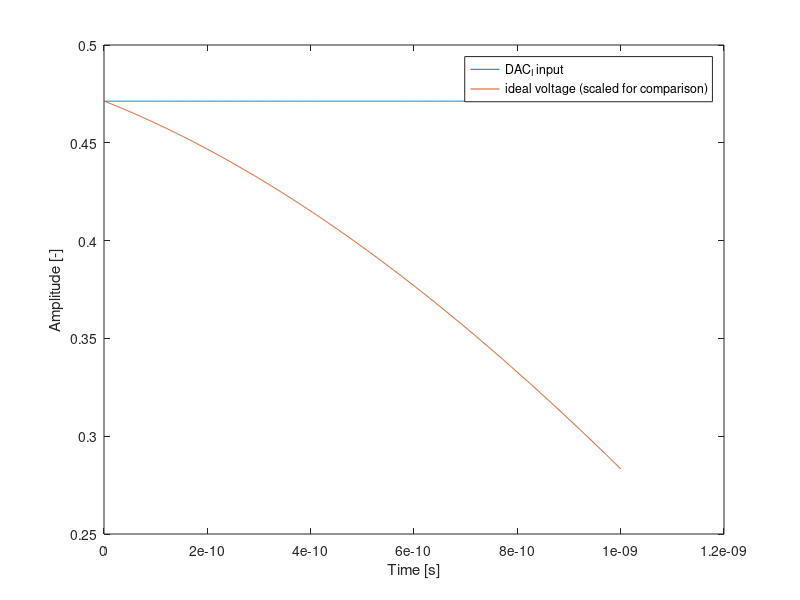
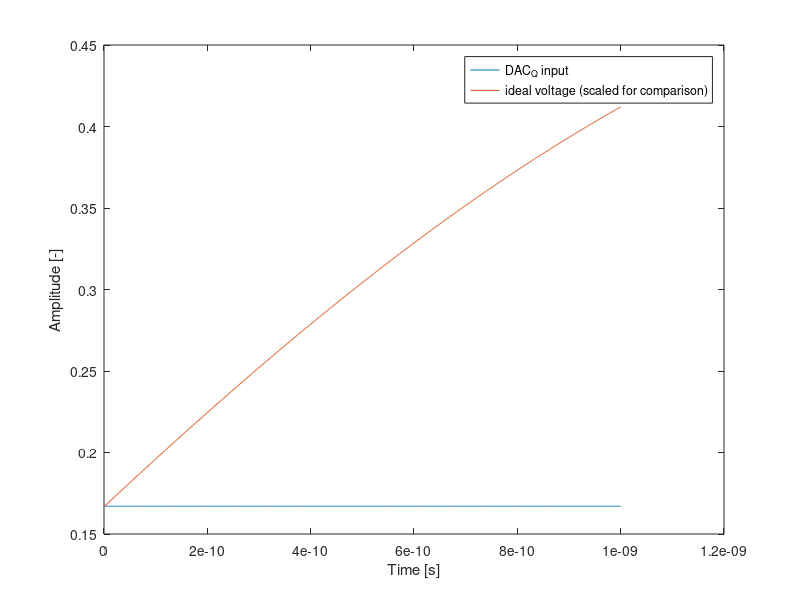

Write the MATLAB code that produced these figures, in order. (Note: this script raises an error after producing the figures.)
% Cleanup
clear all;
close all;
clc;

clear;
close all;

% Set the Larmor frequencies of the qubits (3 qubits)
f0 = [5.1e9, 4.9e9, 0];

% Set the Rabi frequencies
fR = [1e6, 1e6, 0];

%define microwave frequency
fosc=5e9; %[Hz]

%number of bits of the DAC
N=20;

%sample frequency of the DAC
fsample=1e9;

% define input signal
% input amplitude 
A=[10e-3 0 0]; %[V]
% input frequency 
fin=[0.1 -0.1 0]*1e9; %[Hz]
% inout phases
ph_in=[0.34 0 0]; %[rad]

% total simulation time. It is computed as the time needed for a pi
% rotation for Q1
T=1/fR(1)/2; %[s]
% simulation time step
dt=1e-12; %[s]
% define time vector
t=dt:dt:T; %[s]


% input signal
in=A(1)*cos(2*pi*fin(1)*t+ph_in(1))+...
    A(2)*cos(2*pi*fin(2)*t+ph_in(2))+...
    A(3)*cos(2*pi*fin(2)*t+ph_in(3)); %[V]

s_hilbert = hilbert(in);
I = real(s_hilbert);
Q = imag(s_hilbert);

%sampling the input signal I
I_sampled=I(1:1/(fsample*dt):end);

%sampling the input signal Q
Q_sampled=Q(1:1/(fsample*dt):end);

%sampling the input signal
% in_sampled=in(1:1/(fsample*dt):end);

%quantize the signal on N-bit
%first, scale the signal to fit in [0:2^N-1] range, then round it
D_I=round((I_sampled-min(I))/(max(I)-min(I))*(2^N-1));
D_Q=round((Q_sampled-min(Q))/(max(Q)-min(Q))*(2^N-1));

%DAC output range
DAC_or=1; %[V]
%DAC step
LSB=DAC_or/(2^N-1);
%define DAC array
DAC_I=LSB*[0 ones(1,2^N-1)];
output_levels_I=cumsum(DAC_I);

DAC_Q=LSB*[0 ones(1,2^N-1)];
output_levels_Q=cumsum(DAC_Q);

VDAC_I=output_levels_I(D_I+1);
VDAC_Q=output_levels_Q(D_Q+1);

%add S/H
tmp=ones(1/(fsample*dt),1)*VDAC_I;
VoutDAC_I=tmp(:)'-DAC_or/2;
clear tmp

tmp=ones(1/(fsample*dt),1)*VDAC_Q;
VoutDAC_Q=tmp(:)'-DAC_or/2;
clear tmp

figure
plot(t(1:1000),VoutDAC_I(1:1000),t(1:1000),(I(1:1000)-min(I))/(max(I)-min(I))*DAC_or-DAC_or/2);
xlabel('Time [s]')
ylabel('Amplitude [-]')
legend('DAC_I input','ideal voltage (scaled for comparison)')

figure
plot(t(1:1000),VoutDAC_Q(1:1000),t(1:1000),(Q(1:1000)-min(Q))/(max(Q)-min(Q))*DAC_or-DAC_or/2);
xlabel('Time [s]')
ylabel('Amplitude [-]')
legend('DAC_Q input','ideal voltage (scaled for comparison)')


I_mix = 2 * VoutDAC_I .* cos(2 * pi * fosc * t);
Q_mix = 2 * VoutDAC_Q .* sin(2 * pi * fosc * t);
VoutDAC = I_mix + Q_mix;



G1=74/sinc(fin(1)/fsample); %[-]

Vout1=G1*VoutDAC;

Vmix=Vout1.*cos(2*pi*t*fosc);

G2=1; %[-]

Vout2=G2*Vmix;


%compute fft
V2=abs(fft(Vout2));
V2dB=20*log10(V2); %[dB]
V1=abs(fft(Vout1)+1e-10);
V1dB=20*log10(V1); %[dB]
% FFT resolution
fres=1/T; %[Hz]
% maximum FFT frequency
fmax=1/dt; %[Hz]
% frequency vector
f=0:fres:(fmax-fres); %[Hz]

%% plot FFT
% figure
% subplot(2,1,1)
% plot(f,V1dB)
% xlabel('Frequency [Hz]')
% ylabel('Amplitude [dB]')
% legend('V_{out1}')
% grid
% 
% subplot(2,1,2)
% plot(f,V2dB)
% hold off
% xlabel('Frequency [Hz]')
% ylabel('Amplitude [dB]')
% legend('V_{out2}')
% grid

%%
% Simulate and plot
[U, probabilities] = spine(fR, f0, dt, Vout2, 10);


% Compute fidelity of the operation on qubit 1
% Ideal transformation representing a pi-rotation around X
 Uideal = [0 1;
           1 0];
% Compute fidelity by comparing the actual transformation to the ideal one
F1= fidelity(U(:, :, 1), Uideal);

% For the other 2 qubits, we would like to compare the actual transormation
% to the identity operation (I). However, any leakage form the driving
% signal is going to induce Z-rotations on the qubits. Such rotations can
% be easily cancelled by software, i.e. by not applying any extra
% electrical pulse. This correction is currently not implemented in this
% code to make it easier for the students. However, for the simple case in
% which the qubits ar einitialized in |0>, the fidelity on idel qubits can
% be simply computed by measuring the qubit along Z. This measurmenet is
% insensitive with respect to rotazion around Z.
F2=probabilities(3,end,2);
F3=probabilities(3,end,3);


disp(['Fidelity of qubit 1: ' num2str(F1*100) '%']);
disp(['Fidelity of qubit 2: ' num2str(F2*100) '%']);
disp(['Fidelity of qubit 3: ' num2str(F3*100) '%']);

